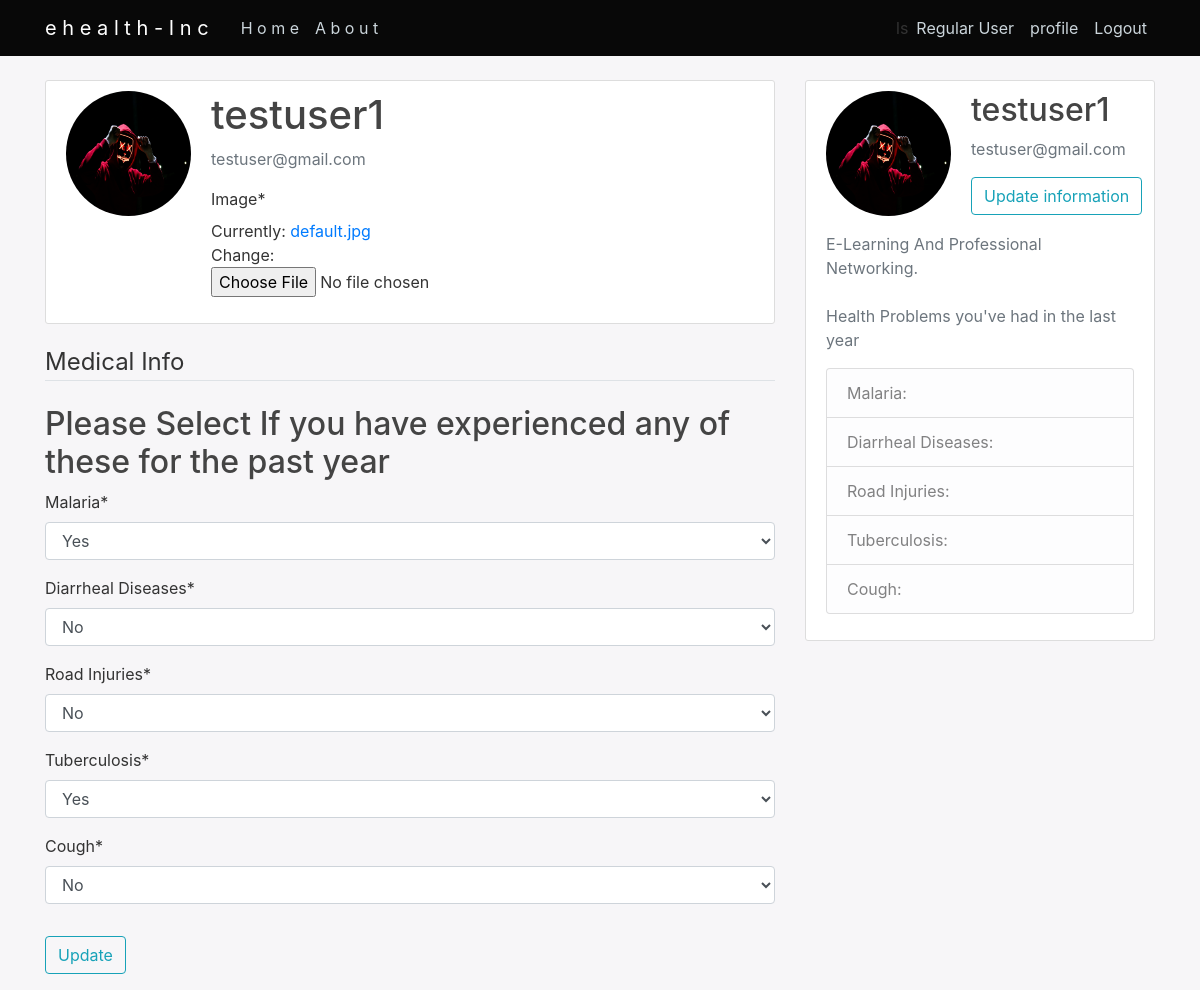
The app's page /profile/ (signed in) with its own data.
### ehealthApp/models.py (models this page shows, shortened)
class User(AbstractUser):
    is_regular = models.BooleanField(default=False)
    is_practitioner = models.BooleanField(default=False)

class Profile(models.Model):
    choices = (("Yes", 'Yes'), ("No", 'No'))
    user = models.OneToOneField(User, on_delete=models.CASCADE)
    image = models.ImageField(default='default.jpg', upload_to='profile_pics')
    Email = models.EmailField(default='none@email.com')
    Malaria = models.CharField(max_length=255, choices=choices)
    Diarrheal_Diseases = models.CharField(max_length=255, choices=choices)
    Road_Injuries = models.CharField(max_length=255, choices=choices)
    Tuberculosis = models.CharField(max_length=255, choices=choices)
    Cough = models.CharField(max_length=255, choices=choices)

### ehealthApp/views.py (the view)
# urls.py: path('profile/', views.ehealth_profile, name='ehealth_profile'),
@login_required
def ehealth_profile(request):
    if request.method == 'POST':
        updatemyform = UpdateMyForm(request.POST, request.FILES, instance=request.user.profile)
        profile_update = ProfileUpdateForm(request.POST, request.FILES, instance=request.user.profile)
        if profile_update.is_valid() and updatemyform.is_valid():
            profile_update.save()
            updatemyform.save()
            messages.success(request, f'Account has been Updated')
            return redirect('ehealth_profile')
    else:
        profile_update = ProfileUpdateForm(instance=request.user.profile)
        updatemyform = UpdateMyForm(instance=request.user.profile)
    context = {
        'profile_update': profile_update,
        'updatemyform': updatemyform
    }
    return render(request, 'ehealthApp/profile.html', context)

### ehealthApp/forms.py
class ProfileUpdateForm(forms.ModelForm):
    class Meta:
        model = Profile
        fields = [
             'image',
        ]

class UpdateMyForm(forms.ModelForm):
    class Meta:
        model = Profile
        fields = [
            'Malaria',
            'Diarrheal_Diseases',
            'Road_Injuries',
            'Tuberculosis',
            'Cough'
        ]

### ehealthApp/templates/ehealthApp/profile.html (shortened to what this page needs)
{% extends "ehealthApp/base.html" %}
{% block content %}
{% load crispy_forms_tags %}
    <div class="content-section">
        <div class="media">
          <img class="rounded-circle account-img" src="{{ user.profile.image.url }}">
          <div class="media-body">
            <h2 class="account-heading">{{ user.username }}</h2>
            <p class="text-secondary">{{ user.email }}</p>
            {{ profile_update|crispy }}
          </div>
        </div>
    </div>
    <form method="POST" enctype="multipart/form-data">
      <fieldset class="form-group">
          <legend class="border-bottom mb-4">Medical Info</legend>
          <h2>Please Select If you have experienced any of these for the past year</h2>
          {{ updatemyform|crispy }}
      </fieldset>
      <div class="form-group">
          <button class="btn btn-outline-info" type="submit">Update</button>
      </div>
    </form>
{% endblock content %}

### ehealthApp/templates/ehealthApp/base.html (shortened to what this page needs)
{% load static %}
<!DOCTYPE html>
<html>
    <head>
        {% include 'ehealthApp/basefiles/css.html' %}
    </head>
    <body>
        <header class="site-header">
          <nav class="navbar navbar-expand-md navbar-dark bg-steel fixed-top">
            <div class="container">
              <a class="navbar-brand mr-4" href="#">e h e a l t h -   I n c</a>
              <div class="collapse navbar-collapse" id="navbarToggle">
                <div class="navbar-nav mr-auto">
                  <a class="nav-item nav-link" href="{% url 'ehealth_home' %}">H o m e</a>
                  <a class="nav-item nav-link" href="{% url 'ehealth_about' %}">A b o u t</a>
                </div>ls
                <div class="navbar-nav">
                    {% if user.is_authenticated %}
                      {% if user.is_practitioner == True %}
                      <a class="nav-item nav-link" href="#">Views Users Medical information</a>
                      {% else %}
                      <a class="nav-item nav-link" href=" {% url 'ehealth_profile' %}">Regular User</a>
                      {% endif %}
                        <a class="nav-item nav-link" href="{% url 'ehealth_profile' %}">profile</a>
                        <a class="nav-item nav-link" href="{% url 'logout' %}">Logout</a>
                    {% else %}
                        <a class="nav-item nav-link" href="#">Please login</a>
                    {% endif %}
                </div>
              </div>
            </div>
          </nav>
        </header>
        <main role="main" class="container">
          <div class="row">
            <div class="col-md-8">
              {% block content %}
                {% endblock %}
            </div>
            {% if user.is_authenticated %}
              <div class="col-md-4">
                <div class="content-section">
                  <div class="media">
                    <img class="rounded-circle account-img" src="{{ user.profile.image.url }}">
                    <div class="media-body">
                        <h2 class="">{{ user.username }}</h2>
                        <p class="text-secondary">{{ user.email }}</p>
                        <a href="{% url 'ehealth_profile' %}" class="btn btn-outline-info mr-4" >Update information</a>
                    </div>
                  </div>
                  <p class='text-muted'>E-Learning And Professional Networking.
                    <br><br>Health Problems you've had in the last year
                    <ul class="list-group">
                      <li class="list-group-item list-group-item-light">Malaria: {{ profile.Malaria }}</li>
                      <li class="list-group-item list-group-item-light">Diarrheal Diseases: {{ profile.Diarrheal_Diseases }}</li>
                      <li class="list-group-item list-group-item-light">Road Injuries: {{ profile.Road_Injuries }}</li>
                      <li class="list-group-item list-group-item-light">Tuberculosis: {{ profile.Tuberculosis }}</li>
                      <li class="list-group-item list-group-item-light">Cough: {{ profile.Cough }}</li>
                    </ul>
                  </p>
                </div>
              </div>
            {% endif %}
          </div>
        </main>
    </body>
</html>

### ehealthApp/static/ehealthApp/main.css (style rules this page uses)
body { background: #f7f6f8; color: #333333; margin-top: 5rem; }
h1, h2, h3, h4, h5, h6 { color: #444444; }
ul { margin: 0; }
.bg-steel { background-color: #080808; }
.site-header .navbar-nav .nav-link { color: #cbd5db; }
.content-section { background: #ffffff; padding: 10px 20px; border: 1px solid #dddddd; border-radius: 3px; margin-bottom: 20px; }
.account-img { height: 125px; width: 125px; margin-right: 20px; margin-bottom: 16px; }
.account-heading { font-size: 2.5rem; }

### records on screen
User: profile.image (placeholder picture), username "testuser1", email "testuser@gmail.com"
Profile: Malaria "Yes", Diarrheal_Diseases "No", Road_Injuries "No", Tuberculosis "Yes", Cough "No"
